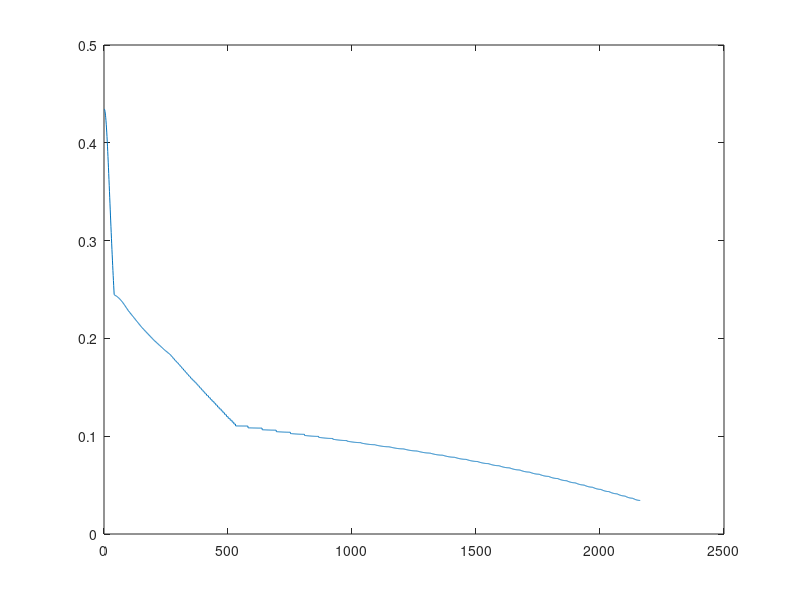
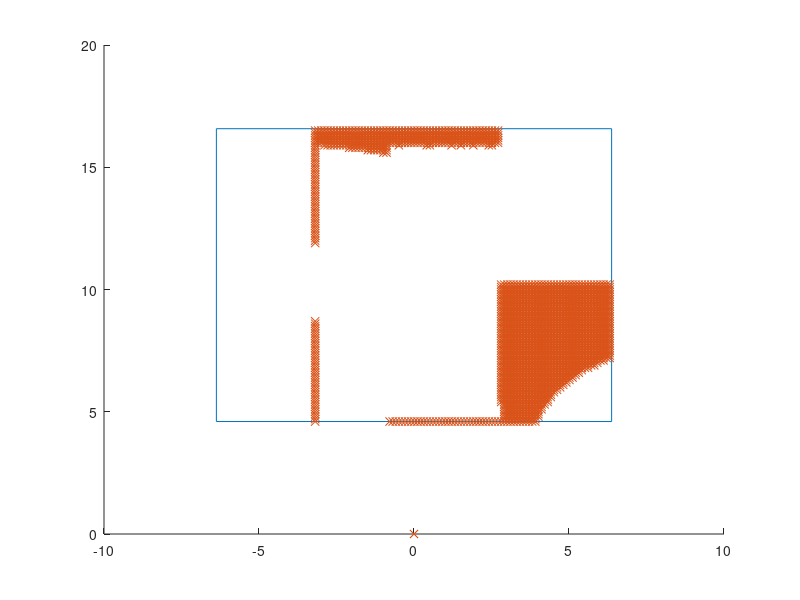

The MATLAB source for these figures, in order:
%Torsional Stiffness Analysis
%Based on the assumption the chassis acts like a torsional spring
%with T=k*theta and E=1/2*k*theta^2
%attempts to find an axis of rotation that makes the angular deflection of 
%both sides of the chassis equal
close all;

%Data for loads
loads = [0 6.2, 12.6, 18.9, 23.9, 30.9, 36.8, 43.1, 49.4, 55.6, 61.7, 67.8,...
    73.9, 80.1]; %lbs

%Data for Deflections
delta = ...
    [0 10 19.5 29.5 40 52 62 73 84 94.5 105 118 129 141;... %load side outermost point (drivers right)
     0 3 8 13 19 24 30 36 42 47.5 53 60 65 71;... %unloaded side outermost point (drivers left)
     0 2 3.5 5 7 9.5 11 13.5 16 17.5 20 22.5 26 29;... %load side innermost point (drivers right)
     0 0 1.5 2 3 4.5 5.5 6.5 8 9 10 11 13 14.5]./1000; %unloaded side innermost point (drivers left)
 
%Point Positions
lp = [-27.5, 10.25, 32]; %load point [x,y,z] inches
mpOut1 = [-23.5, 10.25, 32]; %outer measuring point, load side
mpIn1 = [-6.375, 4.6, 24.75]; %inner measuring pont, load side
mpOut2 = [23.5, 10.25, 32]; %outer measuring point, other side
mpIn2 = [6.375, 4.6, 24.75]; %inner measuring pont, other side
BHC = [0, (16.5765+4.6)/2, 54]; %bulk head center
COM = [0, 14.35, 11.22]; %center of mass

%boundaries of rearward projection of bulkhead
xmin = -6.375;
xmax = 6.375;
ymin = 4.6;
ymax = 16.5765;
xmin1 = -6.375/3;
xmax1 = 6.375/3;
ymin1 = 9;
ymax1 = 12;
dx = 0.1; %iteration x step
dy = 0.1; %iteration y step

x = xmin/2;
y = ymin;
aor = [0 0]; %best calculated axis of rotation [x y]
minDelta = 500; %min differance between opposite angular deflections
delt = [];
while x < xmax
    while y < ymax
        %Load radius options
        r = norm(lp(1)-BHC(1)); %distance from lp to BHC in X

        T1 = loads.*r; %torque in lbin
        
        theta1_1 = asin(delta(1,:)./(norm(mpOut1(1:2)-[x y])))*180/pi; %angle of rotation for outer points
        theta1_1 = [theta1_1; asin(delta(2,:)./(norm(mpOut2(1:2)-[x y])))*180/pi]; %angle of rotation for outer points
        theta1_2 = asin(delta(3,:)./(norm(mpIn1(1:2)-[x y])))*180/pi; %angle of rotation for inner points
        theta1_2 = [theta1_2; asin(delta(4,:)./(norm(mpIn2(1:2)-[x y])))*180/pi]; %angle of rotation for outer points
        
        d1 = (theta1_1(1,:)-theta1_1(2,:));%.*norm(BHC(1:2)-[x y]);
        d2 = (theta1_2(1,:)-theta1_2(2,:));%.*norm(BHC(1:2)-[x y]);
        
        d = abs(max(max([d1 d2])));
        %d = max(d2);
        if d < minDelta
            minDelta = d;
            aor = [aor; x y];
            delt = [delt d];
        end
        
        y = y + dy;
    end
    y = ymin;
    x = x + dx;
end

plot(delt)
fprintf('Axis of rotation = [%f, %f]\n', aor(end,1), aor(end,2))
fprintf('min delta = %f\n', minDelta)
figure(2)
hold on
plot([xmin xmax xmax xmin xmin], [ymax ymax ymin ymin ymax])
plot(aor(:,1),aor(:,2),'x')

        